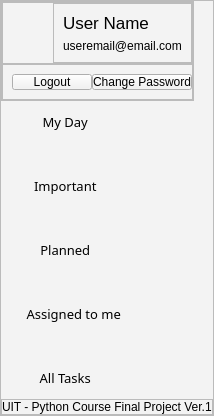
     <widget class="QFrame" name="sidebar">
      <property name="sizePolicy">
       <sizepolicy hsizetype="Fixed" vsizetype="Preferred">
        <horstretch>0</horstretch>
        <verstretch>0</verstretch>
       </sizepolicy>
      </property>
      <property name="styleSheet">
       <string notr="true">background-color: rgb(243,243,243);</string>
      </property>
      <property name="frameShape">
       <enum>QFrame::StyledPanel</enum>
      </property>
      <property name="frameShadow">
       <enum>QFrame::Raised</enum>
      </property>
      <layout class="QVBoxLayout" name="verticalLayout_2">
       <property name="spacing">
        <number>0</number>
       </property>
       <property name="leftMargin">
        <number>0</number>
       </property>
       <property name="topMargin">
        <number>0</number>
       </property>
       <property name="rightMargin">
        <number>0</number>
       </property>
       <property name="bottomMargin">
        <number>0</number>
       </property>
       <item alignment="Qt::AlignTop">
        <widget class="QFrame" name="infor">
         <property name="sizePolicy">
          <sizepolicy hsizetype="Fixed" vsizetype="Preferred">
           <horstretch>0</horstretch>
           <verstretch>0</verstretch>
          </sizepolicy>
         </property>
         <property name="frameShape">
          <enum>QFrame::StyledPanel</enum>
         </property>
         <property name="frameShadow">
          <enum>QFrame::Raised</enum>
         </property>
         <layout class="QVBoxLayout" name="verticalLayout">
          <property name="spacing">
           <number>0</number>
          </property>
          <property name="leftMargin">
           <number>0</number>
          </property>
          <property name="topMargin">
           <number>0</number>
          </property>
          <property name="rightMargin">
           <number>0</number>
          </property>
          <property name="bottomMargin">
           <number>0</number>
          </property>
          <item>
           <widget class="QFrame" name="account_frame_2">
            <property name="sizePolicy">
             <sizepolicy hsizetype="Minimum" vsizetype="Fixed">
              <horstretch>0</horstretch>
              <verstretch>0</verstretch>
             </sizepolicy>
            </property>
            <property name="frameShape">
             <enum>QFrame::StyledPanel</enum>
            </property>
            <property name="frameShadow">
             <enum>QFrame::Raised</enum>
            </property>
            <layout class="QHBoxLayout" name="horizontalLayout_9">
             <property name="spacing">
              <number>0</number>
             </property>
             <property name="leftMargin">
              <number>0</number>
             </property>
             <property name="topMargin">
              <number>0</number>
             </property>
             <property name="rightMargin">
              <number>0</number>
             </property>
             <property name="bottomMargin">
              <number>0</number>
             </property>
             <item>
              <widget class="QPushButton" name="pushButton_8">
               <property name="sizePolicy">
                <sizepolicy hsizetype="Fixed" vsizetype="Fixed">
                 <horstretch>0</horstretch>
                 <verstretch>0</verstretch>
                </sizepolicy>
               </property>
               <property name="minimumSize">
                <size>
                 <width>50</width>
                 <height>50</height>
                </size>
               </property>
               <property name="styleSheet">
                <string notr="true">border:none</string>
               </property>
               <property name="text">
                <string/>
               </property>
               <property name="icon">
                <iconset resource="../resources/icon.qrc">
                 <normaloff>:/icon/icons/user.png</normaloff>:/icon/icons/user.png</iconset>
               </property>
               <property name="iconSize">
                <size>
                 <width>64</width>
                 <height>64</height>
                </size>
               </property>
              </widget>
             </item>
             <item>
              <widget class="QFrame" name="text_infor_frame">
               <property name="styleSheet">
                <string notr="true">margin: 0px;
padding: 0px;</string>
               </property>
               <property name="frameShape">
                <enum>QFrame::StyledPanel</enum>
               </property>
               <property name="frameShadow">
                <enum>QFrame::Raised</enum>
               </property>
               <layout class="QVBoxLayout" name="verticalLayout_6">
                <item>
                 <widget class="QLabel" name="name_label">
                  <property name="font">
                   <font>
                    <pointsize>13</pointsize>
                   </font>
                  </property>
                  <property name="text">
                   <string>User Name</string>
                  </property>
                 </widget>
                </item>
                <item>
                 <widget class="QLabel" name="email_label">
                  <property name="text">
                   <string>useremail@email.com</string>
                  </property>
                 </widget>
                </item>
               </layout>
              </widget>
             </item>
            </layout>
           </widget>
          </item>
          <item>
           <widget class="QFrame" name="search_frame_2">
            <property name="enabled">
             <bool>true</bool>
            </property>
            <property name="sizePolicy">
             <sizepolicy hsizetype="Minimum" vsizetype="Fixed">
              <horstretch>0</horstretch>
              <verstretch>0</verstretch>
             </sizepolicy>
            </property>
            <property name="styleSheet">
             <string notr="true">padding-top: 0px;
margin-top:0px;</string>
            </property>
            <property name="frameShape">
             <enum>QFrame::StyledPanel</enum>
            </property>
            <property name="frameShadow">
             <enum>QFrame::Raised</enum>
            </property>
            <layout class="QHBoxLayout" name="horizontalLayout_10">
             <property name="spacing">
              <number>0</number>
             </property>
             <property name="sizeConstraint">
              <enum>QLayout::SetDefaultConstraint</enum>
             </property>
             <property name="leftMargin">
              <number>9</number>
             </property>
             <property name="topMargin">
              <number>9</number>
             </property>
             <property name="rightMargin">
              <number>0</number>
             </property>
             <property name="bottomMargin">
              <number>9</number>
             </property>
             <item>
              <widget class="QPushButton" name="pushButton_3">
               <property name="text">
                <string>Logout</string>
               </property>
              </widget>
             </item>
             <item>
              <widget class="QPushButton" name="pushButton_2">
               <property name="text">
                <string>Change Password</string>
               </property>
              </widget>
             </item>
            </layout>
           </widget>
          </item>
         </layout>
        </widget>
       </item>
       <item>
        <widget class="QFrame" name="menu">
         <property name="sizePolicy">
          <sizepolicy hsizetype="Preferred" vsizetype="Expanding">
           <horstretch>0</horstretch>
           <verstretch>0</verstretch>
          </sizepolicy>
         </property>
         <property name="styleSheet">
          <string notr="true">background:transparent</string>
         </property>
         <property name="frameShape">
          <enum>QFrame::StyledPanel</enum>
         </property>
         <property name="frameShadow">
          <enum>QFrame::Raised</enum>
         </property>
         <layout class="QHBoxLayout" name="horizontalLayout_3">
          <property name="spacing">
           <number>0</number>
          </property>
          <property name="leftMargin">
           <number>0</number>
          </property>
          <property name="topMargin">
           <number>0</number>
          </property>
          <property name="rightMargin">
           <number>0</number>
          </property>
          <property name="bottomMargin">
           <number>0</number>
          </property>
          <item alignment="Qt::AlignTop">
           <widget class="QFrame" name="menu_frame">
            <property name="sizePolicy">
             <sizepolicy hsizetype="Preferred" vsizetype="Expanding">
              <horstretch>0</horstretch>
              <verstretch>0</verstretch>
             </sizepolicy>
            </property>
            <property name="frameShape">
             <enum>QFrame::StyledPanel</enum>
            </property>
            <property name="frameShadow">
             <enum>QFrame::Raised</enum>
            </property>
            <layout class="QVBoxLayout" name="verticalLayout_8">
             <property name="spacing">
              <number>26</number>
             </property>
             <property name="leftMargin">
              <number>0</number>
             </property>
             <property name="topMargin">
              <number>0</number>
             </property>
             <property name="rightMargin">
              <number>0</number>
             </property>
             <property name="bottomMargin">
              <number>0</number>
             </property>
             <item>
              <widget class="QFrame" name="item_frame_1">
               <property name="styleSheet">
                <string notr="true">#item_frame_1::hover {
    background-color: rgba(255, 255, 255, 0.8); 
}</string>
               </property>
               <property name="frameShape">
                <enum>QFrame::StyledPanel</enum>
               </property>
               <property name="frameShadow">
                <enum>QFrame::Raised</enum>
               </property>
               <layout class="QHBoxLayout" name="horizontalLayout_7">
                <item>
                 <widget class="QPushButton" name="my_day_button">
                  <property name="sizePolicy">
                   <sizepolicy hsizetype="Preferred" vsizetype="Fixed">
                    <horstretch>0</horstretch>
                    <verstretch>0</verstretch>
                   </sizepolicy>
                  </property>
                  <property name="font">
                   <font>
                    <family>Microsoft JhengHei</family>
                    <pointsize>10</pointsize>
                   </font>
                  </property>
                  <property name="styleSheet">
                   <string notr="true">border: none;
text-color: rgb(0,0,0);
</string>
                  </property>
                  <property name="text">
                   <string>    My Day</string>
                  </property>
                  <property name="icon">
                   <iconset resource="../resources/icon.qrc">
                    <normaloff>:/icon/icons/sun.png</normaloff>:/icon/icons/sun.png</iconset>
                  </property>
                  <property name="iconSize">
                   <size>
                    <width>25</width>
                    <height>25</height>
                   </size>
                  </property>
                 </widget>
                </item>
                <item>
                 <widget class="QFrame" name="blank_frame_5">
                  <property name="styleSheet">
                   <string notr="true"/>
                  </property>
                  <property name="frameShape">
                   <enum>QFrame::StyledPanel</enum>
                  </property>
                  <property name="frameShadow">
                   <enum>QFrame::Raised</enum>
                  </property>
                 </widget>
                </item>
               </layout>
              </widget>
             </item>
             <item>
              <widget class="QFrame" name="item_frame_2">
               <property name="styleSheet">
                <string notr="true">#item_frame_2::hover {
    background-color: rgba(255, 255, 255, 0.8); 
}</string>
               </property>
               <property name="frameShape">
                <enum>QFrame::StyledPanel</enum>
               </property>
               <property name="frameShadow">
                <enum>QFrame::Raised</enum>
               </property>
               <layout class="QHBoxLayout" name="horizontalLayout_12">
                <item>
                 <widget class="QPushButton" name="important_button">
                  <property name="sizePolicy">
                   <sizepolicy hsizetype="Minimum" vsizetype="Fixed">
                    <horstretch>0</horstretch>
                    <verstretch>0</verstretch>
                   </sizepolicy>
                  </property>
                  <property name="font">
                   <font>
                    <family>Microsoft JhengHei</family>
                    <pointsize>10</pointsize>
                   </font>
                  </property>
                  <property name="styleSheet">
                   <string notr="true">border: none;</string>
                  </property>
                  <property name="text">
                   <string>    Important</string>
                  </property>
                  <property name="icon">
                   <iconset resource="../resources/icon.qrc">
                    <normaloff>:/icon/icons/star.png</normaloff>:/icon/icons/star.png</iconset>
                  </property>
                  <property name="iconSize">
                   <size>
                    <width>25</width>
                    <height>25</height>
                   </size>
                  </property>
                 </widget>
                </item>
                <item>
                 <widget class="QFrame" name="blank_frame_4">
                  <property name="frameShape">
                   <enum>QFrame::StyledPanel</enum>
                  </property>
                  <property name="frameShadow">
                   <enum>QFrame::Raised</enum>
                  </property>
                 </widget>
                </item>
               </layout>
              </widget>
             </item>
             <item>
              <widget class="QFrame" name="item_frame_3">
               <property name="styleSheet">
                <string notr="true">#item_frame_3::hover {
    background-color: rgba(255, 255, 255, 0.8); 
}</string>
               </property>
               <property name="frameShape">
                <enum>QFrame::StyledPanel</enum>
               </property>
               <property name="frameShadow">
                <enum>QFrame::Raised</enum>
               </property>
               <layout class="QHBoxLayout" name="horizontalLayout_13">
                <item>
                 <widget class="QPushButton" name="planned_button">
                  <property name="sizePolicy">
                   <sizepolicy hsizetype="Minimum" vsizetype="Fixed">
                    <horstretch>0</horstretch>
                    <verstretch>0</verstretch>
                   </sizepolicy>
                  </property>
                  <property name="font">
                   <font>
                    <family>Microsoft JhengHei</family>
                    <pointsize>10</pointsize>
                   </font>
                  </property>
                  <property name="styleSheet">
                   <string notr="true">border: none;</string>
                  </property>
                  <property name="text">
                   <string>    Planned</string>
                  </property>
                  <property name="icon">
                   <iconset resource="../resources/icon.qrc">
                    <normaloff>:/icon/icons/plan.png</normaloff>:/icon/icons/plan.png</iconset>
                  </property>
                  <property name="iconSize">
                   <size>
                    <width>25</width>
                    <height>25</height>
                   </size>
                  </property>
                 </widget>
                </item>
                <item>
                 <widget class="QFrame" name="blank_frame_3">
                  <property name="frameShape">
                   <enum>QFrame::StyledPanel</enum>
                  </property>
                  <property name="frameShadow">
                   <enum>QFrame::Raised</enum>
                  </property>
                 </widget>
                </item>
               </layout>
              </widget>
             </item>
             <item>
              <widget class="QFrame" name="item_frame_4">
               <property name="styleSheet">
                <string notr="true">#item_frame_4::hover {
    background-color: rgba(255, 255, 255, 0.8); 
}</string>
               </property>
               <property name="frameShape">
                <enum>QFrame::StyledPanel</enum>
               </property>
               <property name="frameShadow">
                <enum>QFrame::Raised</enum>
               </property>
               <layout class="QHBoxLayout" name="horizontalLayout_14">
                <item>
                 <widget class="QPushButton" name="assign_me_button">
                  <property name="sizePolicy">
                   <sizepolicy hsizetype="Minimum" vsizetype="Fixed">
                    <horstretch>0</horstretch>
                    <verstretch>0</verstretch>
                   </sizepolicy>
                  </property>
                  <property name="font">
                   <font>
                    <family>Microsoft JhengHei</family>
                    <pointsize>10</pointsize>
                   </font>
                  </property>
                  <property name="styleSheet">
                   <string notr="true">border: none;</string>
                  </property>
                  <property name="text">
                   <string>    Assigned to me</string>
                  </property>
                  <property name="icon">
                   <iconset resource="../resources/icon.qrc">
                    <normaloff>:/icon/icons/user.png</normaloff>:/icon/icons/user.png</iconset>
                  </property>
                  <property name="iconSize">
                   <size>
                    <width>25</width>
                    <height>25</height>
                   </size>
                  </property>
                 </widget>
                </item>
                <item>
                 <widget class="QFrame" name="blank_frame_2">
                  <property name="frameShape">
                   <enum>QFrame::StyledPanel</enum>
                  </property>
                  <property name="frameShadow">
                   <enum>QFrame::Raised</enum>
                  </property>
                 </widget>
                </item>
               </layout>
              </widget>
             </item>
             <item>
              <widget class="QFrame" name="item_frame_5">
               <property name="styleSheet">
                <string notr="true">#item_frame_5::hover {
    background-color: rgba(255, 255, 255, 0.8); 
}</string>
               </property>
               <property name="frameShape">
                <enum>QFrame::StyledPanel</enum>
               </property>
               <property name="frameShadow">
                <enum>QFrame::Raised</enum>
               </property>
               <layout class="QHBoxLayout" name="horizontalLayout_15">
                <item>
                 <widget class="QPushButton" name="task_button">
                  <property name="sizePolicy">
                   <sizepolicy hsizetype="Minimum" vsizetype="Fixed">
                    <horstretch>0</horstretch>
                    <verstretch>0</verstretch>
                   </sizepolicy>
                  </property>
                  <property name="font">
                   <font>
                    <family>Microsoft JhengHei</family>
                    <pointsize>10</pointsize>
                   </font>
                  </property>
                  <property name="styleSheet">
                   <string notr="true">border: none</string>
                  </property>
                  <property name="text">
                   <string>    All Tasks</string>
                  </property>
                  <property name="icon">
                   <iconset resource="../resources/icon.qrc">
                    <normaloff>:/icon/icons/home.png</normaloff>:/icon/icons/home.png</iconset>
                  </property>
                  <property name="iconSize">
                   <size>
                    <width>25</width>
                    <height>25</height>
                   </size>
                  </property>
                 </widget>
                </item>
                <item>
                 <widget class="QFrame" name="blank_frame">
                  <property name="frameShape">
                   <enum>QFrame::StyledPanel</enum>
                  </property>
                  <property name="frameShadow">
                   <enum>QFrame::Raised</enum>
                  </property>
                 </widget>
                </item>
               </layout>
              </widget>
             </item>
            </layout>
           </widget>
          </item>
         </layout>
        </widget>
       </item>
       <item alignment="Qt::AlignHCenter">
        <widget class="QFrame" name="footer">
         <property name="sizePolicy">
          <sizepolicy hsizetype="Fixed" vsizetype="Fixed">
           <horstretch>0</horstretch>
           <verstretch>0</verstretch>
          </sizepolicy>
         </property>
         <property name="frameShape">
          <enum>QFrame::StyledPanel</enum>
         </property>
         <property name="frameShadow">
          <enum>QFrame::Raised</enum>
         </property>
         <layout class="QVBoxLayout" name="verticalLayout_3">
          <property name="spacing">
           <number>0</number>
          </property>
          <property name="leftMargin">
           <number>0</number>
          </property>
          <property name="topMargin">
           <number>0</number>
          </property>
          <property name="rightMargin">
           <number>0</number>
          </property>
          <property name="bottomMargin">
           <number>0</number>
          </property>
          <item alignment="Qt::AlignBottom">
           <widget class="QLabel" name="project_name_label">
            <property name="sizePolicy">
             <sizepolicy hsizetype="Fixed" vsizetype="Fixed">
              <horstretch>0</horstretch>
              <verstretch>0</verstretch>
             </sizepolicy>
            </property>
            <property name="text">
             <string>UIT - Python Course Final Project Ver.1</string>
            </property>
           </widget>
          </item>
         </layout>
        </widget>
       </item>
      </layout>
     </widget>
